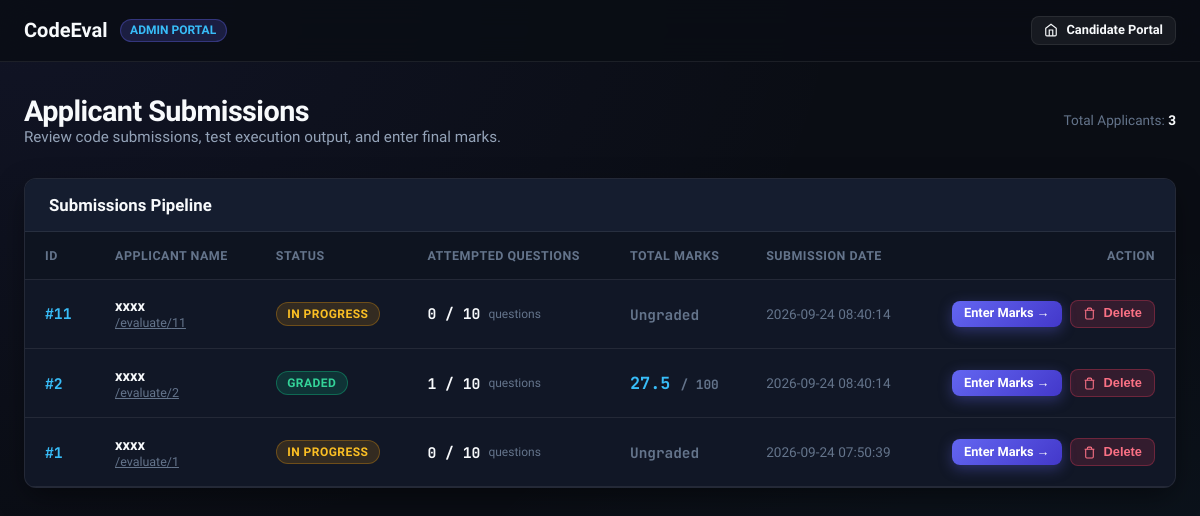
/admin, run on an earlier commit of the app's database.
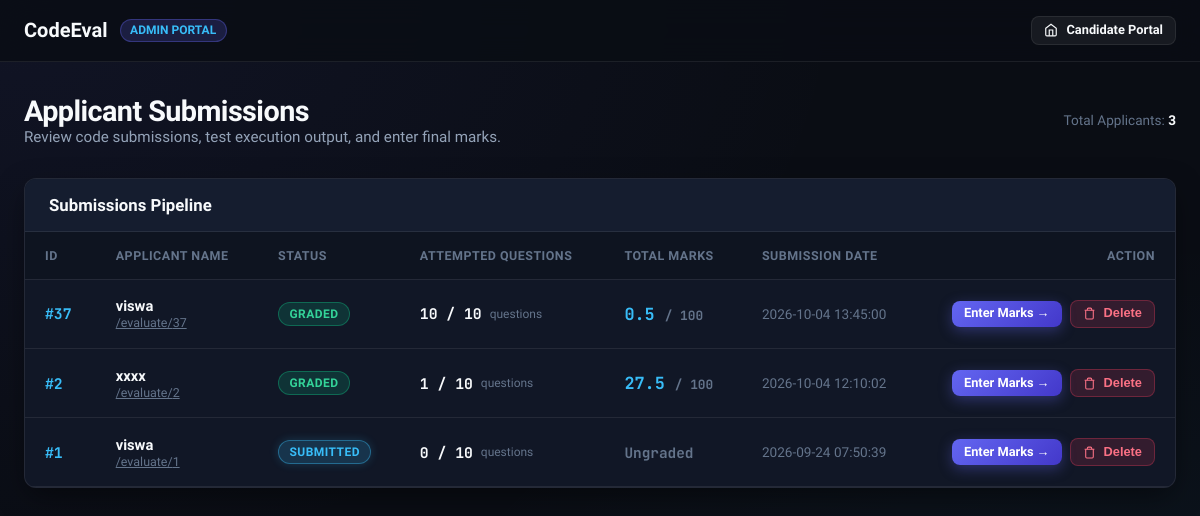
And on a later commit of the database.
### tables this page shows
CREATE TABLE applicants (
            id INTEGER PRIMARY KEY AUTOINCREMENT,
            name TEXT DEFAULT 'xxxx',
            created_at TIMESTAMP DEFAULT CURRENT_TIMESTAMP
        , status TEXT DEFAULT 'In Progress', total_marks REAL DEFAULT 0.0, overall_feedback TEXT, submitted_at TIMESTAMP);

### app.py (the view)
@app.route('/admin')
def admin_dashboard():
    conn = sqlite3.connect(DB_PATH, timeout=20.0)
    conn.row_factory = sqlite3.Row
    cursor = conn.cursor()
    rows = cursor.execute('''
        SELECT a.*,
               COUNT(ans.question_id) as answered_count,
               TOTAL(ans.marks) as current_marks
        FROM applicants a
        LEFT JOIN answers ans ON a.id = ans.applicant_id AND ans.code IS NOT NULL AND TRIM(ans.code) != ''
        GROUP BY a.id
        ORDER BY a.id DESC
    ''').fetchall()
    applicants_list = [dict(r) for r in rows]
    total_questions = len(QUESTIONS)
    conn.close()
    return render_template('admin.html', applicants=applicants_list, total_questions=total_questions)

### templates/admin.html (shortened to what this page needs)
<!DOCTYPE html>
<html lang="en" data-theme="dark">
<head>
</head>
<body>
    <header class="header">
        <div class="container header-content">
            <div class="brand">
                <span>CodeEval</span>
                <span class="badge-admin">Admin Portal</span>
            </div>
            <div style="display: flex; gap: 0.75rem; align-items: center; flex-wrap: wrap;">
                <a href="{{ url_for('home') }}" class="btn btn-secondary btn-sm" title="Go to Candidate Portal">
                    <svg width="14" height="14" fill="none" stroke="currentColor" stroke-width="2" viewBox="0 0 24 24">
                        <path d="M3 9l9-7 9 7v11a2 2 0 0 1-2 2H5a2 2 0 0 1-2-2z"></path>
                        <polyline points="9 22 9 12 15 12 15 22"></polyline>
                    </svg>
                    Candidate Portal
                </a>
            </div>
        </div>
    </header>
    <main class="container" style="padding-bottom: 4rem;">
        <div
            style="margin-top: 2rem; display: flex; justify-content: space-between; align-items: center; flex-wrap: wrap; gap: 1rem;">
            <div>
                <h1 style="font-size: 1.8rem; font-weight: 800; letter-spacing: -0.02em;">Applicant Submissions</h1>
                <p style="color: var(--text-muted); font-size: 0.95rem;">Review code submissions, test execution output,
                    and enter final marks.</p>
            </div>
            <div>
                <span style="font-size: 0.85rem; color: var(--text-dim);">Total Applicants: <strong
                        style="color: var(--text-main);">{{ applicants|length }}</strong></span>
            </div>
        </div>
        <div class="card">
            <div class="card-header">
                <h3 style="font-size: 1.05rem; font-weight: 700;">Submissions Pipeline</h3>
            </div>
            <div style="overflow-x: auto;">
                <table>
                    <thead>
                        <tr>
                            <th>ID</th>
                            <th>Applicant Name</th>
                            <th>Status</th>
                            <th>Attempted Questions</th>
                            <th>Total Marks</th>
                            <th>Submission Date</th>
                            <th style="text-align: right;">Action</th>
                        </tr>
                    </thead>
                    <tbody>
                        {% for a in applicants %}
                        <tr>
                            <td>
                                <strong style="font-family: 'JetBrains Mono', monospace; color: var(--accent-cyan);">#{{
                                    a.id }}</strong>
                            </td>
                            <td>
                                <div style="font-weight: 700;">{{ a.name }}</div>
                                <div style="font-size: 0.78rem; color: var(--text-dim);">
                                    <a href="{{ url_for('evaluate', applicant_id=a.id) }}" target="_blank"
                                        style="color: var(--text-dim); text-decoration: underline;">
                                        /evaluate/{{ a.id }}
                                    </a>
                                </div>
                            </td>
                            <td>
                                {% set status_class = 'status-' ~ (a.status|replace(' ', '-')) if a.status else
                                'status-In-Progress' %}
                                <span class="status-badge {{ status_class }}">
                                    {{ a.status or 'In Progress' }}
                                </span>
                            </td>
                            <td>
                                <div style="display: flex; align-items: center; gap: 0.5rem;">
                                    <strong style="font-family: 'JetBrains Mono', monospace;">{{ a.answered_count or 0
                                        }} / {{ total_questions }}</strong>
                                    <span style="font-size: 0.75rem; color: var(--text-dim);">questions</span>
                                </div>
                            </td>
                            <td>
                                <div class="score-pill">
                                    {% if a.status == 'Graded' or a.total_marks > 0 %}
                                    {{ a.total_marks }} <span style="font-size: 0.8rem; color: var(--text-dim);">/
                                        100</span>
                                    {% else %}
                                    <span style="color: var(--text-dim); font-size: 0.9rem;">Ungraded</span>
                                    {% endif %}
                                </div>
                            </td>
                            <td style="color: var(--text-dim); font-size: 0.85rem;">
                                {{ a.submitted_at or a.created_at or 'N/A' }}
                            </td>
                            <td style="text-align: right;">
                                <div
                                    style="display: flex; gap: 0.5rem; justify-content: flex-end; align-items: center;">
                                    <a href="{{ url_for('admin_grade', applicant_id=a.id) }}"
                                        class="btn btn-primary btn-sm">
                                        Enter Marks &rarr;
                                    </a>
                                    <button type="button" class="btn btn-danger btn-sm"
                                        onclick="deleteApplicant({{ a.id }})" title="Delete Candidate">
                                        <svg width="13" height="13" fill="none" stroke="currentColor" stroke-width="2"
                                            viewBox="0 0 24 24">
                                            <polyline points="3 6 5 6 21 6"></polyline>
                                            <path
                                                d="M19 6v14a2 2 0 0 1-2 2H7a2 2 0 0 1-2-2V6m3 0V4a2 2 0 0 1 2-2h4a2 2 0 0 1 2 2v2">
                                            </path>
                                        </svg>
                                        Delete
                                    </button>
                                </div>
                            </td>
                        </tr>
                        {% endfor %}
                    </tbody>
                </table>
            </div>
        </div>
    </main>
</body>
</html>

### templates/admin.html (style rules this page uses)
:root { --bg-body: #0a0d14; --bg-card: #111726; --bg-card-header: #151d2f; --border-color: rgba(255, 255, 255, 0.08); --text-main: #f8fafc; --text-muted: #94a3b8; --text-dim: #64748b; --accent-primary: #6366f1; --accent-cyan: #38bdf8; --accent-emerald: #10b981; --accent-amber: #f59e0b; --accent-rose: #f43f5e; --shadow-card: 0 10px 30px -5px rgba(0, 0, 0, 0.5); --radius-sm: 8px; --radius-md: 12px; --radius-full: 9999px; --transition: all 0.2s cubic-bezier(0.4, 0, 0.2, 1); }
* { box-sizing: border-box; margin: 0; padding: 0; }
body { font-family: 'Plus Jakarta Sans', sans-serif; background-color: var(--bg-body); color: var(--text-main); min-height: 100vh; background-image: radial-gradient(at 0% 0%, rgba(99, 102, 241, 0.08) 0px, transparent 50%), radial-gradient(at 100% 100%, rgba(56, 189, 248, 0.06) 0px, transparent 50%); background-attachment: fixed; }
.header { background: rgba(10, 13, 20, 0.85); backdrop-filter: blur(16px); border-bottom: 1px solid var(--border-color); padding: 1rem 0; position: sticky; top: 0; z-index: 100; }
.container { max-width: 1240px; margin: 0 auto; padding: 0 1.5rem; }
.header-content { display: flex; align-items: center; justify-content: space-between; gap: 1rem; flex-wrap: wrap; }
.brand { display: flex; align-items: center; gap: 0.75rem; font-size: 1.25rem; font-weight: 800; }
.badge-admin { background: rgba(99, 102, 241, 0.2); color: var(--accent-cyan); padding: 0.2rem 0.6rem; border-radius: var(--radius-full); font-size: 0.75rem; text-transform: uppercase; font-weight: 700; border: 1px solid rgba(99, 102, 241, 0.35); }
.btn { display: inline-flex; align-items: center; justify-content: center; gap: 0.5rem; padding: 0.55rem 1.15rem; border-radius: var(--radius-sm); font-size: 0.88rem; font-weight: 600; cursor: pointer; border: none; transition: var(--transition); text-decoration: none; line-height: 1; }
.btn-primary { background: linear-gradient(135deg, var(--accent-primary), #4338ca); color: #ffffff; box-shadow: 0 4px 14px rgba(99, 102, 241, 0.35); }
.btn-secondary { background: rgba(255, 255, 255, 0.06); color: var(--text-main); border: 1px solid var(--border-color); }
.btn-danger { background: rgba(244, 63, 94, 0.15); color: #fb7185; border: 1px solid rgba(244, 63, 94, 0.3); }
.btn-sm { padding: 0.4rem 0.75rem; font-size: 0.8rem; }
.status-badge { display: inline-flex; align-items: center; gap: 0.35rem; padding: 0.25rem 0.65rem; border-radius: var(--radius-full); font-size: 0.75rem; font-weight: 700; text-transform: uppercase; letter-spacing: 0.04em; }
.status-Submitted { background: rgba(56, 189, 248, 0.18); color: #38bdf8; border: 1px solid rgba(56, 189, 248, 0.4); box-shadow: 0 0 10px rgba(56, 189, 248, 0.2); }
.status-Graded, .status-Passed { background: rgba(16, 185, 129, 0.18); color: #34d399; border: 1px solid rgba(16, 185, 129, 0.4); }
.card { background: var(--bg-card); border: 1px solid var(--border-color); border-radius: var(--radius-md); box-shadow: var(--shadow-card); overflow: hidden; margin-top: 2rem; }
.card-header { background: var(--bg-card-header); border-bottom: 1px solid var(--border-color); padding: 1rem 1.5rem; display: flex; align-items: center; justify-content: space-between; }
table { width: 100%; border-collapse: collapse; text-align: left; font-size: 0.92rem; }
th { background: rgba(0, 0, 0, 0.15); color: var(--text-dim); padding: 1rem 1.25rem; font-weight: 700; text-transform: uppercase; font-size: 0.78rem; letter-spacing: 0.04em; border-bottom: 1px solid var(--border-color); }
td { padding: 1.1rem 1.25rem; border-bottom: 1px solid var(--border-color); vertical-align: middle; }
.score-pill { font-family: 'JetBrains Mono', monospace; font-weight: 700; font-size: 1.05rem; color: var(--accent-cyan); }

What changed in the data, as far as the page shows it:
removed applicants: id "11", name "xxxx", status "IN PROGRESS", answered_count "0", total_questions "10", total_marks "Ungraded", created_at "2026-09-24 08:40:14"
added applicants: id "37", name "viswa", status "GRADED", answered_count "10", total_questions "10", total_marks "0.5", submitted_at "2026-10-04 13:45:00"
changed applicants "xxxx": submitted_at "2026-09-24 08:40:14" → "2026-10-04 12:10:02"
changed applicants id 1: name "xxxx" → "viswa"; status "IN PROGRESS" → "SUBMITTED"
